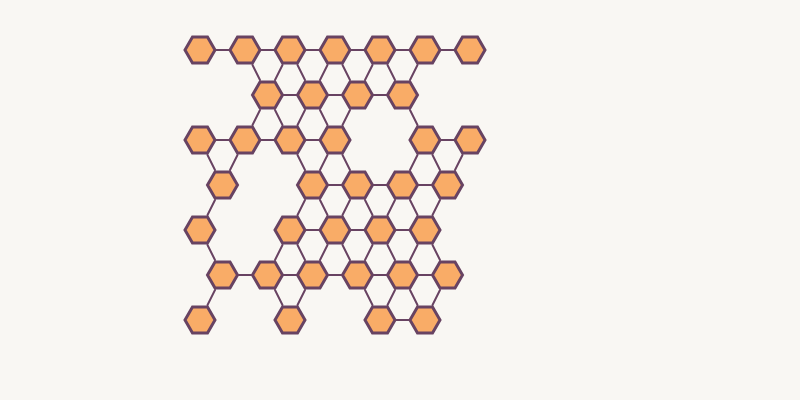
Frame 1 (no input)
Frame 60 (no input): identical to frame 1, image omitted
Frame 120 (the mouse pressed at the canvas centre since frame 60): identical to frame 1, image omitted

The p5.js sketch that drew this single still picture (run headless with seeded random() and noise() and a simulated clock; from frame 60 on, the mouse is pressed at the canvas centre):

// p5.js sketch
// ── sketch.js
var screenWidth = 800;
var screenHeight = 400;
var cols = 7;
var rows = 7;
var cellSize = 15;
var grid = [];
var xOffset = 200;
var yOffset = 50;

function setup () {
    createCanvas(screenWidth, screenHeight);

    for(row = 0; row < rows; row++) {
        var newRow = [];
        for(col = 0; col < cols - row % 2; col++) {
            var cell = new Cell(row, col);
            cell.active = random(1) > 0.2;
            newRow.push(cell);
        }
        grid.push(newRow);
    }
    

}

function draw () {
    background(249, 247, 243);

    for(var i = 0; i < grid.length; i++) {
        for(var j = 0; j < grid[i].length;j++) {
            grid[i][j].show();
        }
    }
}

function Cell(row, col) {
    this.row = row;
    this.col = col;

    if(row % 2 === 0) {
        this.x = this.col * cellSize * 3 + xOffset;
    } else {
        this.x = this.col * cellSize * 3 + cellSize * 1.5 + xOffset;
    }
    this.y = this.row * cellSize * 3 + yOffset;

    // Define the corners
    this.topLeft = createVector(this.x - cellSize / 2, this.y - cellSize);
    this.topRight = createVector(this.x + cellSize / 2, this.y - cellSize);
    this.bottomLeft = createVector(this.x - cellSize / 2, this.y + cellSize);
    this.bottomRight = createVector(this.x + cellSize / 2, this.y + cellSize);
    this.middleLeft = createVector(this.x - cellSize, this.y);
    this.middleRight = createVector(this.x + cellSize, this.y);

    this.active = true;
    
    this.hasPlayer = false;

    this.show = function () {
        if(this.active) {

            push(); 
            fill(249, 172, 103);
            stroke(104, 67, 98)
            strokeWeight(3)
            translate(this.x, this.y);
            rectMode(CENTER)
            polygon(0, 0, cellSize, 6);
            pop();

            fill(255, 0, 0);
            
            // Connect the cells
            push();
            strokeWeight(2);
            stroke(104, 67, 98);
            if(this.row % 2 === 0) {
                if(grid[this.row + 1] && grid[this.row + 1][this.col] && grid[this.row + 1][this.col].active) {
                    var connectedCell = grid[this.row + 1][this.col];
                    line(this.bottomRight.x, this.bottomRight.y, connectedCell.topLeft.x, connectedCell.topLeft.y);
                }

                if(grid[this.row + 1] && grid[this.row + 1][this.col - 1] && grid[this.row + 1][this.col - 1].active) {
                    var connectedCell = grid[this.row + 1][this.col - 1];
                    line(this.bottomLeft.x, this.bottomLeft.y, connectedCell.topRight.x, connectedCell.topRight.y);

                }
            } else {
                if(grid[this.row + 1] && grid[this.row + 1][this.col] && grid[this.row + 1][this.col].active) {
                    var connectedCell = grid[this.row + 1][this.col];
                    line(this.bottomLeft.x, this.bottomLeft.y, connectedCell.topRight.x, connectedCell.topRight.y);
                }

                if(grid[this.row + 1] && grid[this.row + 1][this.col + 1] && grid[this.row + 1][this.col + 1].active) {
                    var connectedCell = grid[this.row + 1][this.col + 1];
                    line(this.bottomRight.x, this.bottomRight.y, connectedCell.topLeft.x, connectedCell.topLeft.y);

                }
            }

            if(grid[this.row][this.col + 1] && grid[this.row][this.col + 1].active) {
                var connectedCell = grid[this.row][this.col + 1];
                line(this.middleRight.x, this.middleRight.y, connectedCell.middleLeft.x, connectedCell.middleLeft.y);
            }
            pop();
        }
    }
}

function polygon(x, y, radius, npoints) {
    var angle = TWO_PI / npoints;
    beginShape();
    for (var a = 0; a < TWO_PI; a += angle) {
        var sx = x + cos(a) * radius;
        var sy = y + sin(a) * radius;
        vertex(sx, sy);
    }
    endShape(CLOSE);
}   
